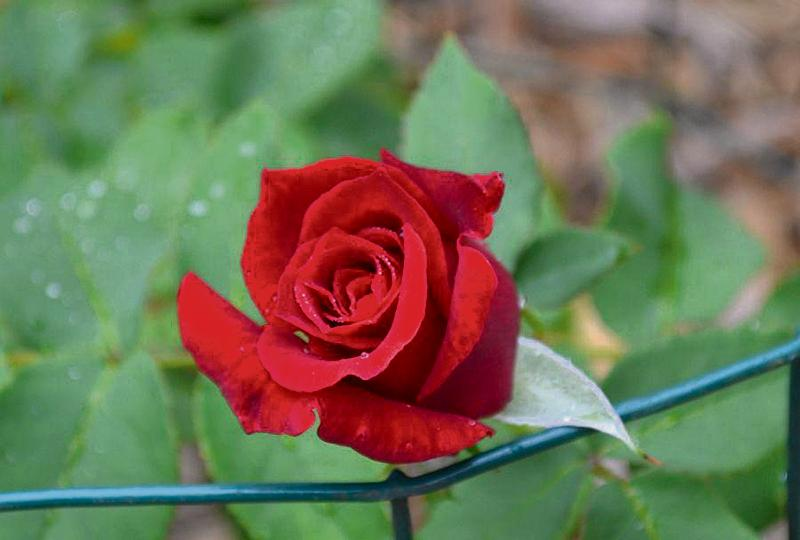
#> input picture slides/03.filtering/dataset/rose.jpg, 800 x 540 px
$ python 02.gaussian_kernel_2D.py
#> lines starting #> are read from the running program, lines starting #| are printed output that depends on the picture
from skimage.io import imread
from skimage.color import rgb2gray
import numpy as np
from scipy import signal
import scipy.fftpack as fp
from matplotlib import pylab

im = rgb2gray(imread('../dataset/rose.jpg'))
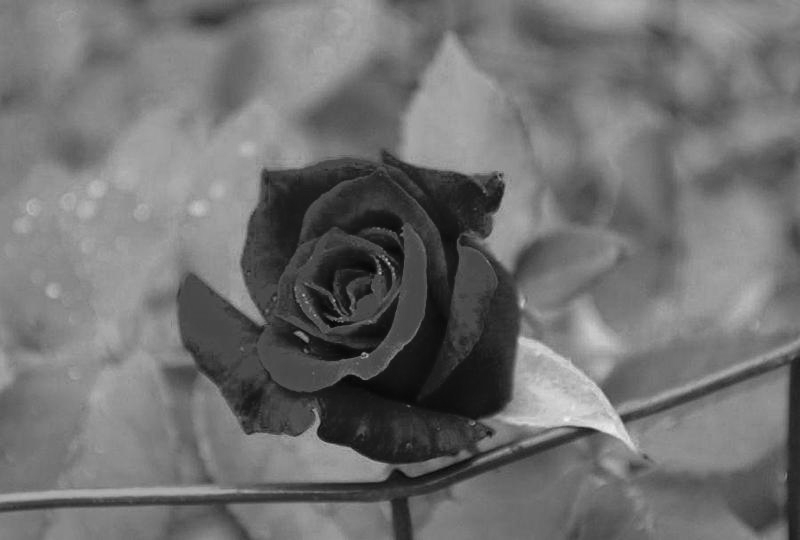
#> im: shape (540, 800) float64; min 0.02, max 0.945, mean 0.441
gauss_kernel = np.outer(signal.windows.gaussian(im.shape[0], 1), signal.windows.gaussian(im.shape[1], 1))
freq_kernel = fp.fft2(fp.ifftshift(gauss_kernel))
pylab.figure(figsize=[10, 5])
# 0.01 is added to keep the argument to log function always positive
pylab.imshow((20 * np.log10(0.01 + fp.fftshift(freq_kernel))).real.astype(int), cmap='coolwarm')
pylab.title('Gaussian LPF kernel spectrum in 2D')
pylab.colorbar()
pylab.show()
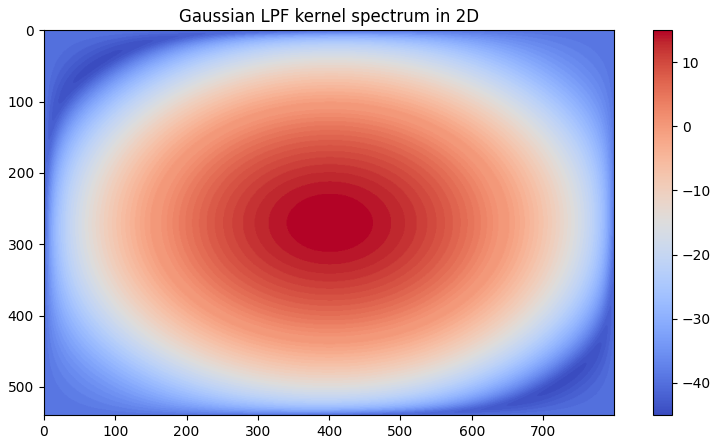
#> figure drawn by matplotlib, 2 panels

$ run again, with slides/03.filtering/dataset/building.jpg copied over slides/03.filtering/dataset/rose.jpg
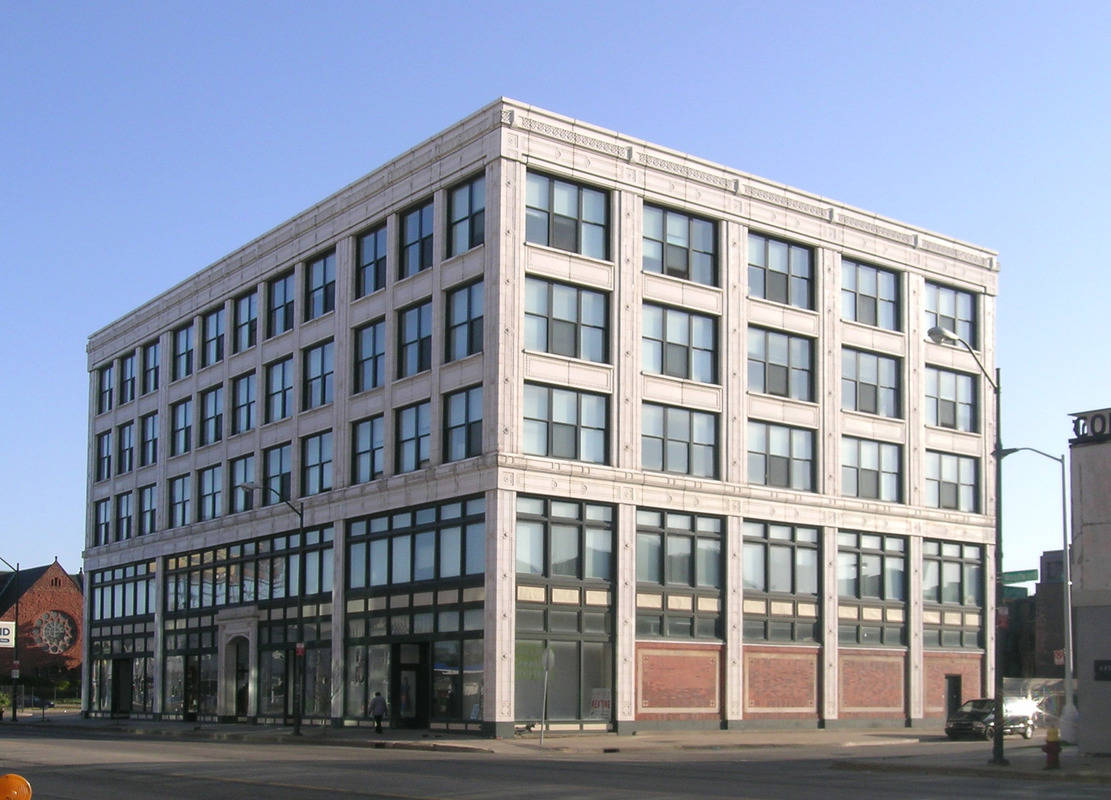
#> input picture slides/03.filtering/dataset/building.jpg, 1111 x 800 px
#> `im = rgb2gray(imread('../dataset/rose.jpg'))`:
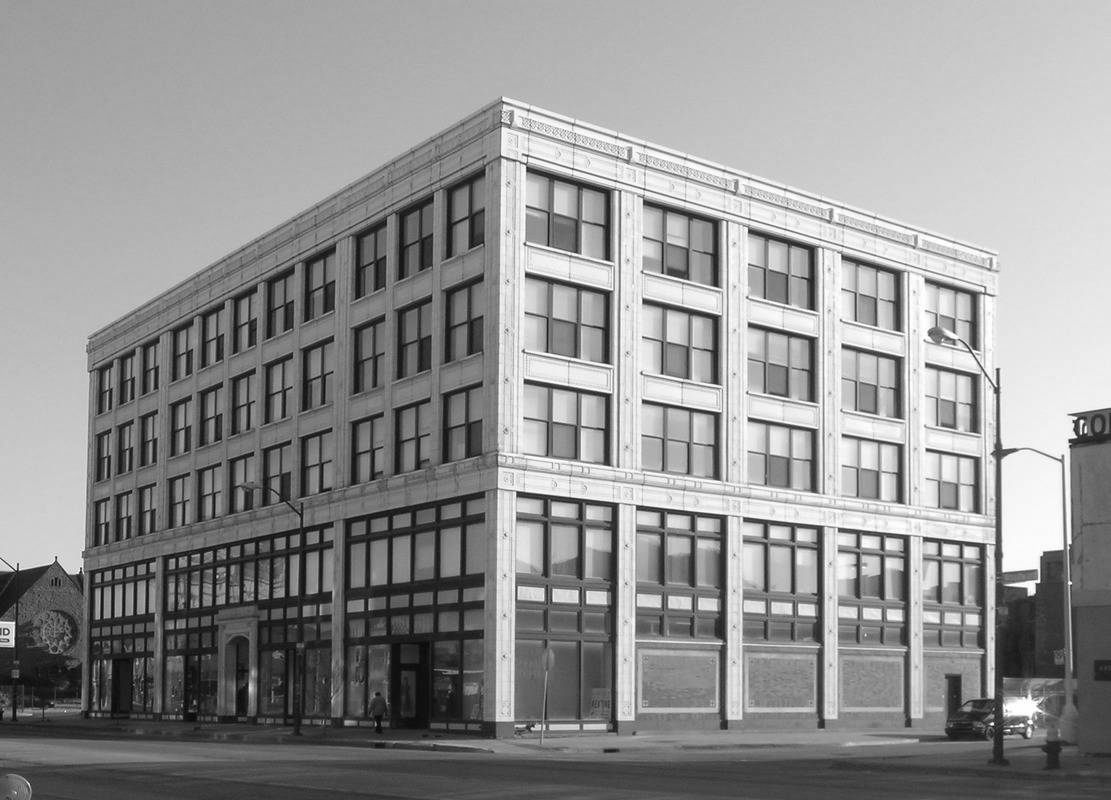
#> im: shape (800, 1111) float64; min 0.0177, max 1, mean 0.575
#> `pylab.show()`:
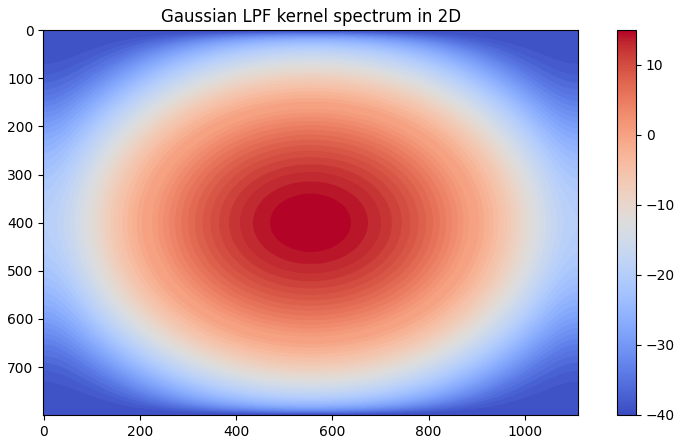
#> figure drawn by matplotlib, 2 panels

$ run again, with slides/03.filtering/dataset/cameraman.jpg copied over slides/03.filtering/dataset/rose.jpg
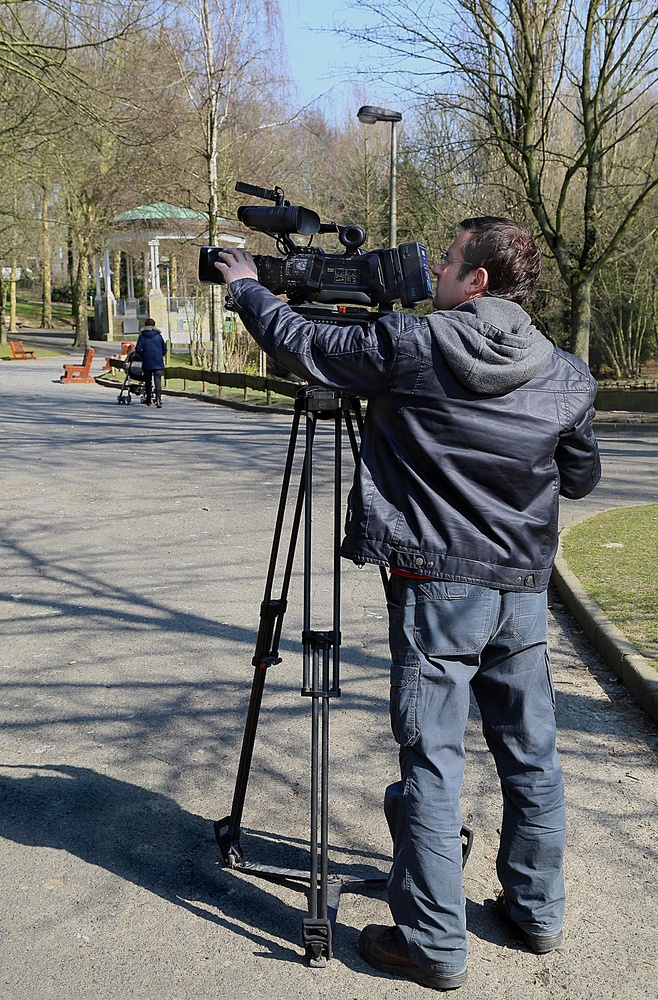
#> input picture slides/03.filtering/dataset/cameraman.jpg, 658 x 1000 px, shrunk from 1200 x 1823 before the run
#> `im = rgb2gray(imread('../dataset/rose.jpg'))`:
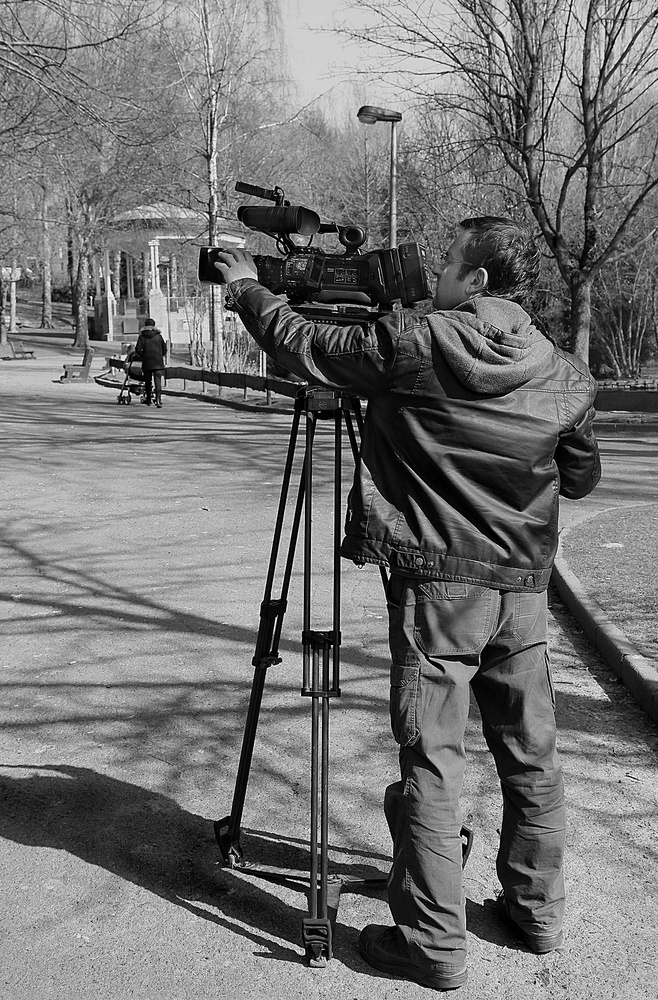
#> im: shape (1000, 658) float64; min 0, max 1, mean 0.458
#> `pylab.show()`:
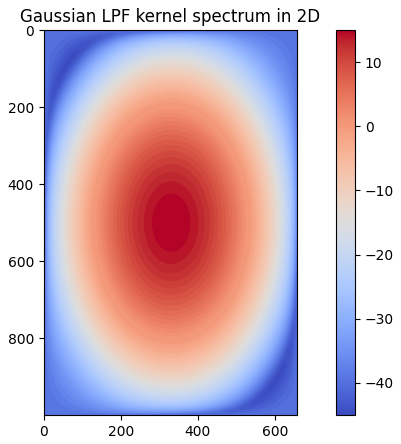
#> figure drawn by matplotlib, 2 panels

$ run again, with slides/03.filtering/dataset/flower_bali.jpg copied over slides/03.filtering/dataset/rose.jpg
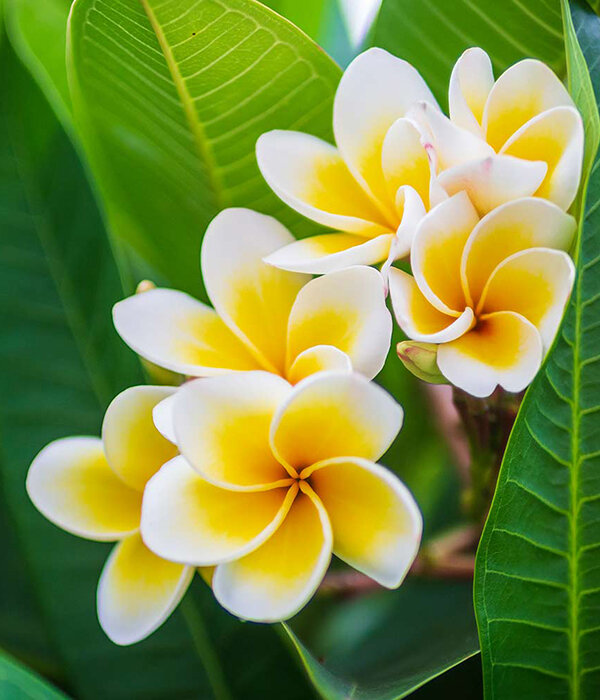
#> input picture slides/03.filtering/dataset/flower_bali.jpg, 600 x 700 px
#> `im = rgb2gray(imread('../dataset/rose.jpg'))`:
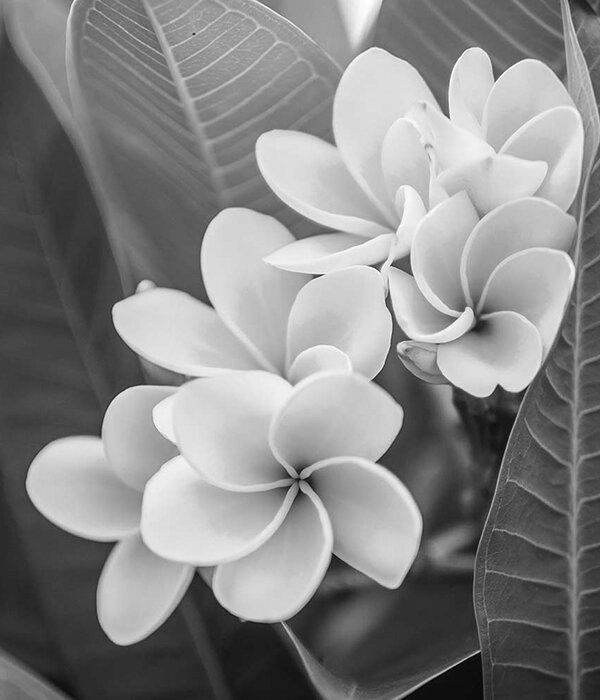
#> im: shape (700, 600) float64; min 0.00509, max 1, mean 0.527
#> `pylab.show()`:
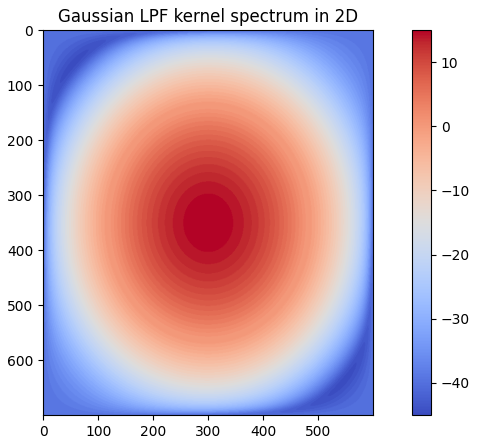
#> figure drawn by matplotlib, 2 panels
